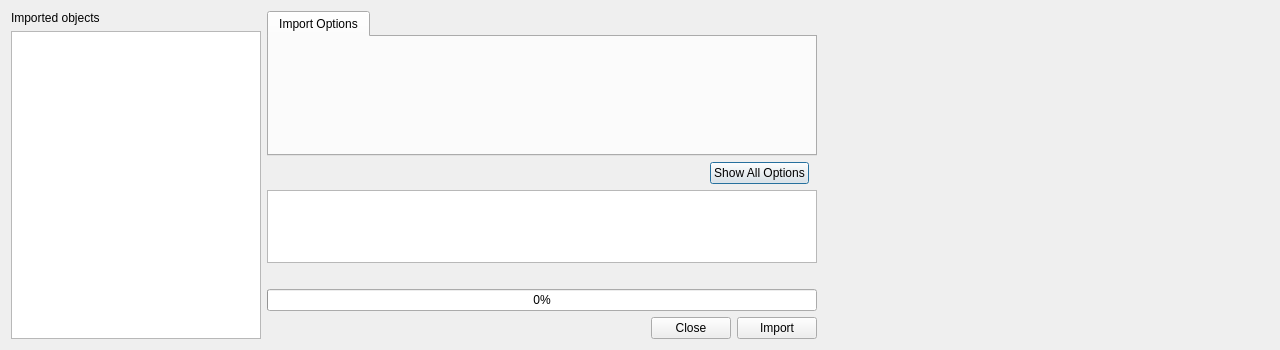
<?xml version="1.0" encoding="UTF-8"?>
<ui version="4.0">
 <class>QmlDesigner::ItemLibraryAssetImportDialog</class>
 <widget class="QDialog" name="QmlDesigner::ItemLibraryAssetImportDialog">
  <property name="geometry">
   <rect>
    <x>0</x>
    <y>0</y>
    <width>1280</width>
    <height>350</height>
   </rect>
  </property>
  <property name="windowTitle">
   <string>Asset Import</string>
  </property>
  <layout class="QHBoxLayout" name="horizontalLayout_2">
   <item>
    <layout class="QVBoxLayout" name="verticalLayout_2">
     <item>
      <widget class="QLabel" name="listLabel">
       <property name="text">
        <string>Imported objects</string>
       </property>
      </widget>
     </item>
     <item>
      <widget class="QListWidget" name="importList">
       <property name="sizePolicy">
        <sizepolicy hsizetype="Expanding" vsizetype="Expanding">
         <horstretch>1</horstretch>
         <verstretch>0</verstretch>
        </sizepolicy>
       </property>
       <property name="minimumSize">
        <size>
         <width>250</width>
         <height>0</height>
        </size>
       </property>
       <property name="maximumSize">
        <size>
         <width>150</width>
         <height>16777215</height>
        </size>
       </property>
       <property name="sortingEnabled">
        <bool>false</bool>
       </property>
      </widget>
     </item>
    </layout>
   </item>
   <item>
    <layout class="QVBoxLayout" name="verticalLayout">
     <item>
      <widget class="QTabWidget" name="tabWidget">
       <property name="sizePolicy">
        <sizepolicy hsizetype="Expanding" vsizetype="Expanding">
         <horstretch>0</horstretch>
         <verstretch>2</verstretch>
        </sizepolicy>
       </property>
       <property name="minimumSize">
        <size>
         <width>550</width>
         <height>0</height>
        </size>
       </property>
       <property name="currentIndex">
        <number>0</number>
       </property>
       <property name="tabBarAutoHide">
        <bool>false</bool>
       </property>
       <widget class="QWidget" name="modelOptionsTab">
        <attribute name="title">
         <string>Import Options</string>
        </attribute>
       </widget>
      </widget>
     </item>
     <item>
      <layout class="QHBoxLayout" name="horizontalLayout">
       <item>
        <spacer name="horizontalSpacer">
         <property name="orientation">
          <enum>Qt::Horizontal</enum>
         </property>
         <property name="sizeHint" stdset="0">
          <size>
           <width>80</width>
           <height>20</height>
          </size>
         </property>
        </spacer>
       </item>
       <item>
        <widget class="QPushButton" name="advancedSettingsButton">
         <property name="text">
          <string>Show All Options</string>
         </property>
        </widget>
       </item>
       <item>
        <spacer name="horizontalSpacer_2">
         <property name="orientation">
          <enum>Qt::Horizontal</enum>
         </property>
         <property name="sizeType">
          <enum>QSizePolicy::Fixed</enum>
         </property>
         <property name="sizeHint" stdset="0">
          <size>
           <width>8</width>
           <height>20</height>
          </size>
         </property>
        </spacer>
       </item>
      </layout>
     </item>
     <item>
      <widget class="QPlainTextEdit" name="plainTextEdit">
       <property name="sizePolicy">
        <sizepolicy hsizetype="Expanding" vsizetype="Expanding">
         <horstretch>0</horstretch>
         <verstretch>1</verstretch>
        </sizepolicy>
       </property>
       <property name="readOnly">
        <bool>true</bool>
       </property>
      </widget>
     </item>
     <item>
      <widget class="QLabel" name="progressLabel">
       <property name="sizePolicy">
        <sizepolicy hsizetype="Preferred" vsizetype="Fixed">
         <horstretch>0</horstretch>
         <verstretch>0</verstretch>
        </sizepolicy>
       </property>
       <property name="minimumSize">
        <size>
         <width>0</width>
         <height>0</height>
        </size>
       </property>
       <property name="text">
        <string/>
       </property>
      </widget>
     </item>
     <item>
      <widget class="QProgressBar" name="progressBar">
       <property name="value">
        <number>0</number>
       </property>
      </widget>
     </item>
     <item>
      <layout class="QHBoxLayout" name="horizontalLayout_3">
       <item>
        <spacer name="horizontalSpacer_3">
         <property name="orientation">
          <enum>Qt::Horizontal</enum>
         </property>
         <property name="sizeHint" stdset="0">
          <size>
           <width>40</width>
           <height>20</height>
          </size>
         </property>
        </spacer>
       </item>
       <item>
        <widget class="QPushButton" name="closeButton">
         <property name="text">
          <string>Close</string>
         </property>
        </widget>
       </item>
       <item>
        <widget class="QPushButton" name="importButton">
         <property name="text">
          <string>Import</string>
         </property>
        </widget>
       </item>
      </layout>
     </item>
    </layout>
   </item>
   <item>
    <widget class="Import3dCanvas" name="import3dcanvas" native="true">
     <property name="sizePolicy">
      <sizepolicy hsizetype="Preferred" vsizetype="Preferred">
       <horstretch>1</horstretch>
       <verstretch>0</verstretch>
      </sizepolicy>
     </property>
     <property name="minimumSize">
      <size>
       <width>300</width>
       <height>300</height>
      </size>
     </property>
    </widget>
   </item>
  </layout>
 </widget>
 <customwidgets>
  <customwidget>
   <class>Import3dCanvas</class>
   <extends>QWidget</extends>
   <header>import3dcanvas.h</header>
   <container>1</container>
  </customwidget>
 </customwidgets>
 <resources/>
 <connections/>
</ui>
